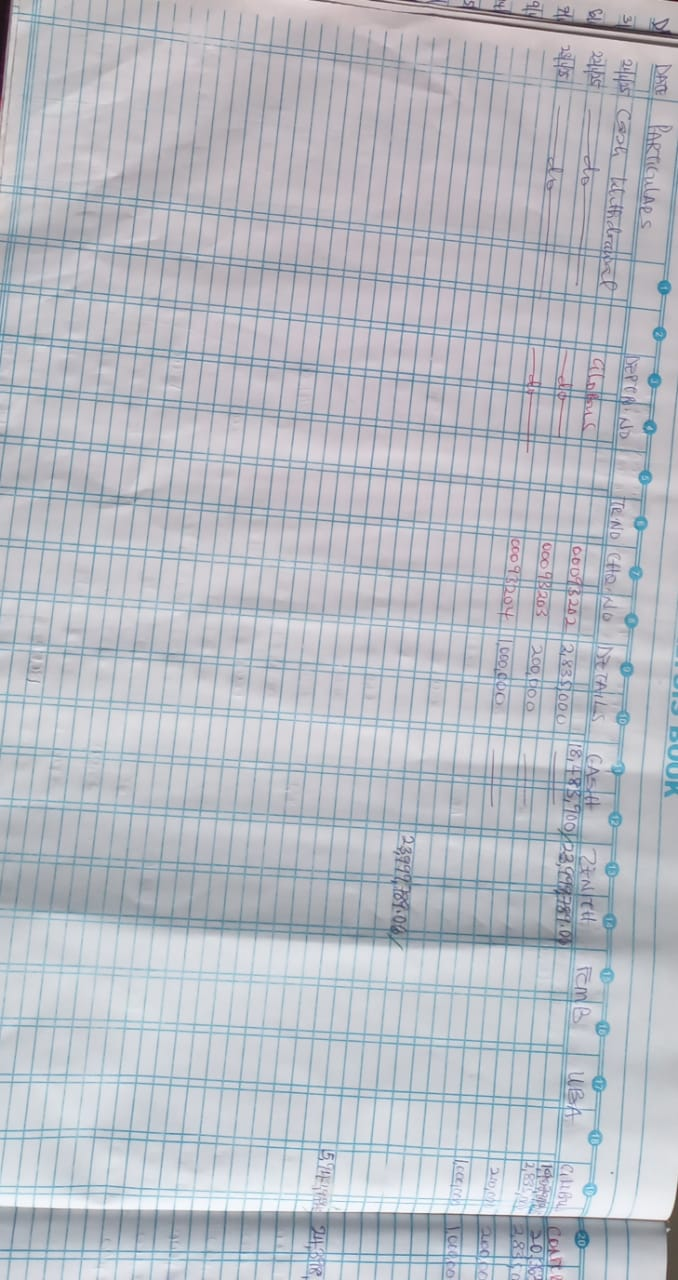
#> input picture image_files/cashbook_page001_part001.jpg, 678 x 1280 px
$ python -i page_rectifier.py   (imports and definitions only)
#> lines starting #> are read from the running program, lines starting #| are printed output that depends on the picture; after the words box and inside, x2 and y2 are one past the last pixel; in counts of white or black regions, pixels touching at a corner belong together
import cv2
import numpy as np
from PIL import Image


class PageRectifier:

    def rectify(self, image):

        # -----------------------------------
        # Convert PIL Image to OpenCV format
        # -----------------------------------

        if isinstance(image, Image.Image):
            image = np.array(image)

        if len(image.shape) == 3:
            gray = cv2.cvtColor(
                image,
                cv2.COLOR_RGB2GRAY
            )
        else:
            gray = image.copy()

        # -----------------------------------
        # Threshold image
        # -----------------------------------

        thresh = cv2.threshold(
            gray,
            0,
            255,
            cv2.THRESH_BINARY_INV +
            cv2.THRESH_OTSU
        )[1]
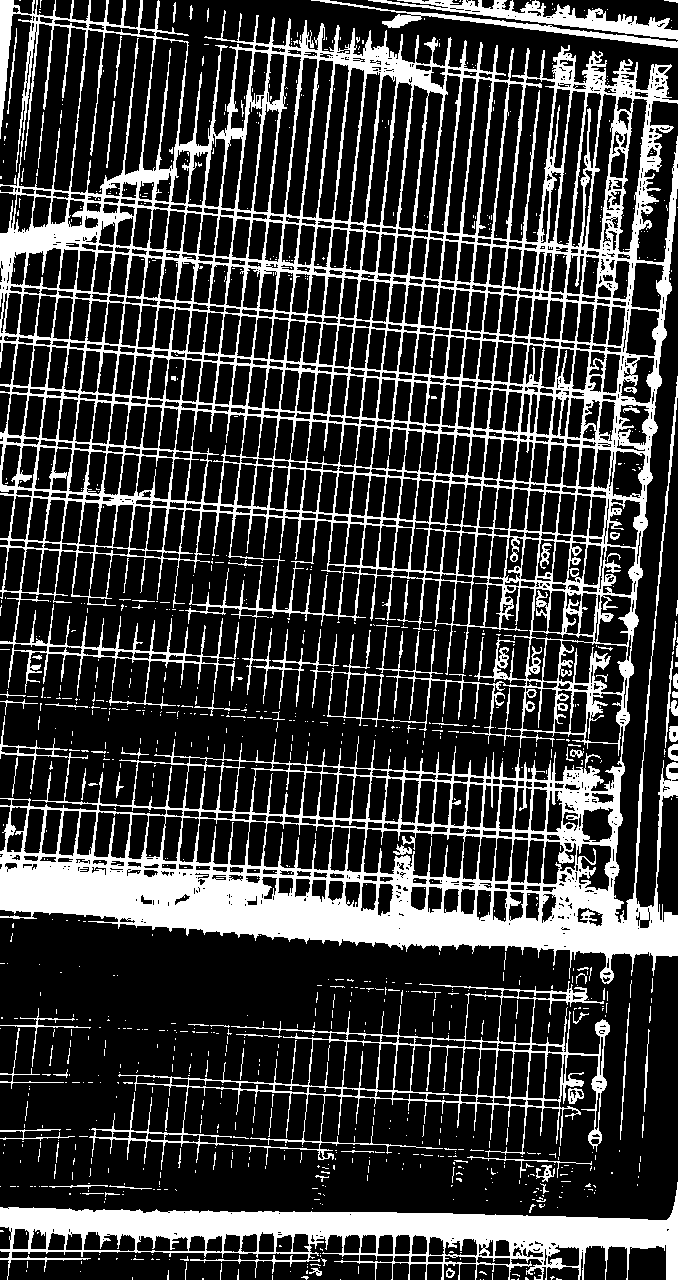
#> thresh: shape (1280, 678); 23.9% white; 1097 white regions (1000 under 20 px), largest, box (x1, y1, x2, y2) and area: (0, 0, 678, 984) 160917, (0, 1182, 678, 1280) 22646, (89, 981, 610, 1170) 8865

        # -----------------------------------
        # Determine skew angle
        # -----------------------------------

        coords = np.column_stack(
            np.where(thresh > 0)
        )
#> coords = 207337 pairs, first value 0 to 1279, second value 0 to 677

        angle = cv2.minAreaRect(
            coords
        )[-1]
#> angle = -90

        if angle < -45:
            angle = -(90 + angle)
#> angle = 0
        else:
            angle = -angle

        # -----------------------------------
        # Rotate image
        # -----------------------------------

        (h, w) = gray.shape[:2]
#> h = 1280; w = 678

        center = (
            w // 2,
            h // 2
        )
#> center = (339, 640)

        matrix = cv2.getRotationMatrix2D(
            center,
            angle,
            1.0
        )
#> matrix = [[1, 0, 0], [0, 1, 0]]

        rectified = cv2.warpAffine(
            image,
            matrix,
            (w, h),
            flags=cv2.INTER_CUBIC,
            borderMode=cv2.BORDER_REPLICATE
        )

        return rectified, angle

>>> import cv2
>>> picture = cv2.cvtColor(cv2.imread('../image_files/cashbook_page001_part001.jpg'), cv2.COLOR_BGR2RGB)
>>> result = PageRectifier().rectify(picture)

$ run again, on image_files/cashbook_page001_part002.jpg
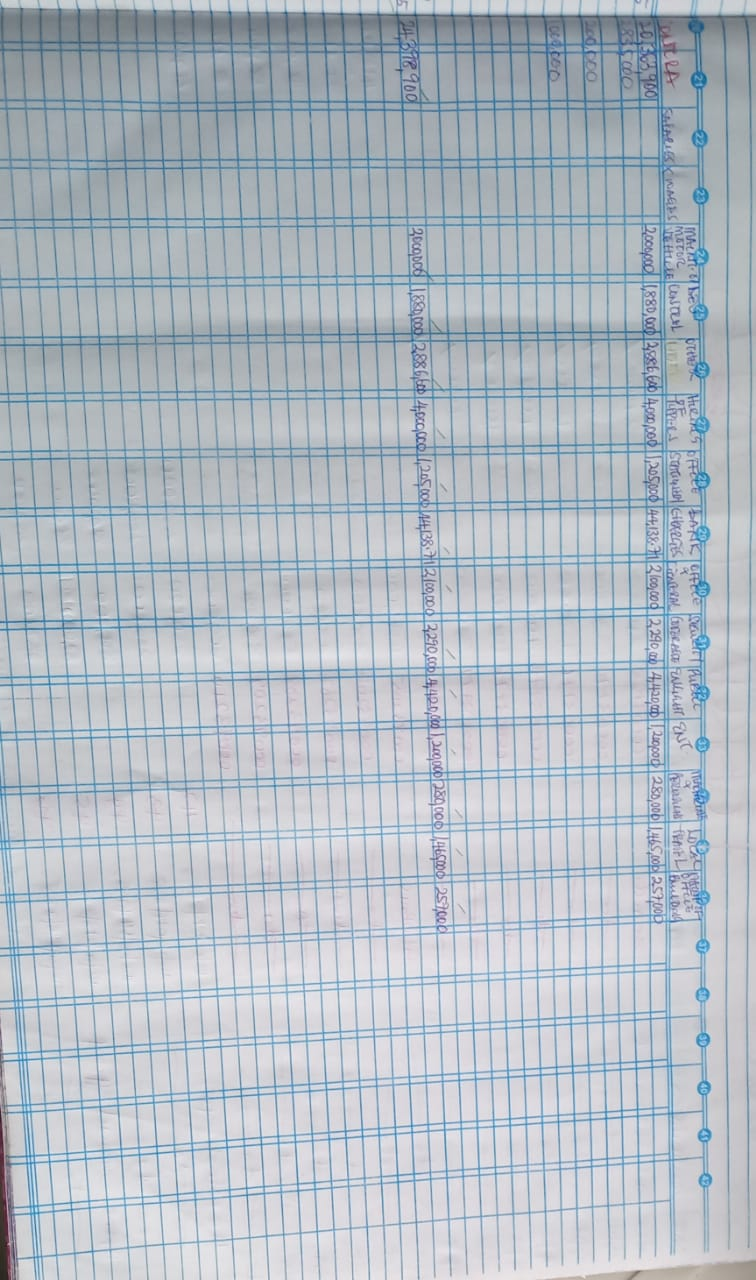
#> input picture image_files/cashbook_page001_part002.jpg, 756 x 1280 px
#> in rectify, `gray = cv2.cvtColor( image, cv2.COLOR_RGB2GRAY )`:
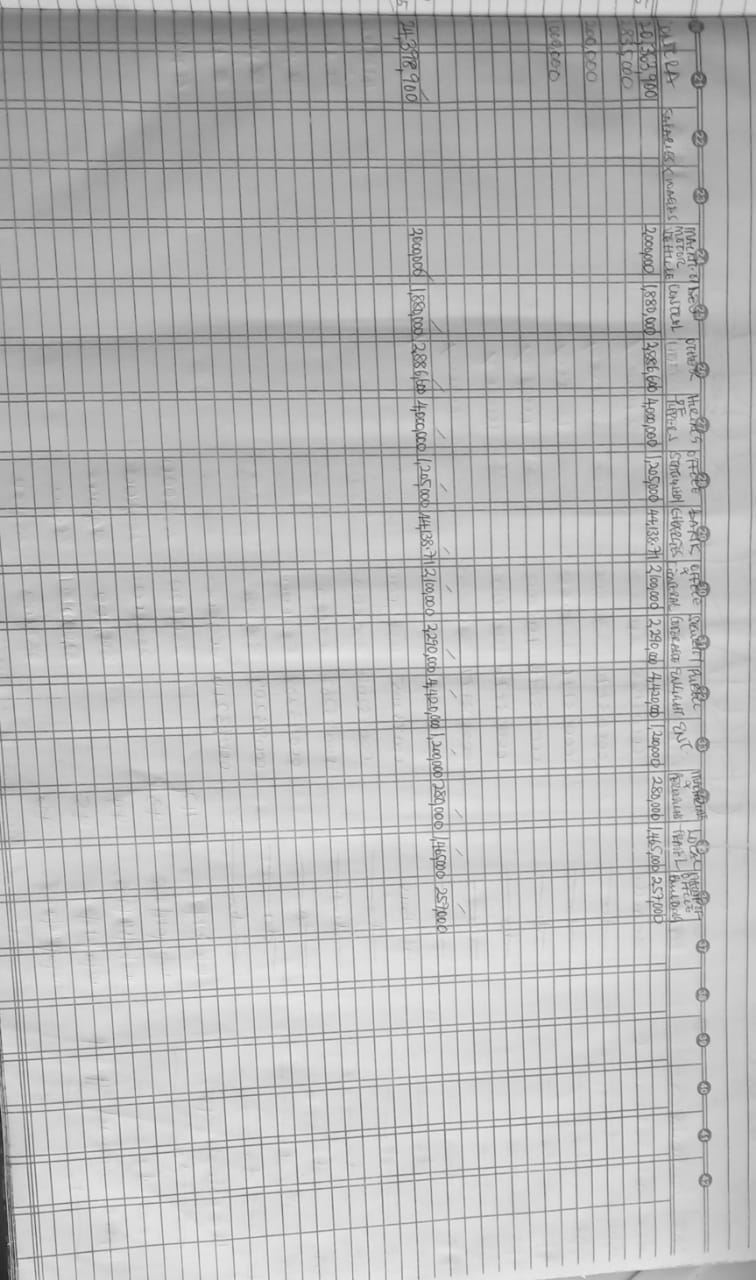
#> gray: shape (1280, 756); min 36, max 244, mean 185.6
#> in rectify, `thresh = cv2.threshold( gray, 0, 255, cv2.THRESH_BINARY_INV + cv2.THRE..`:
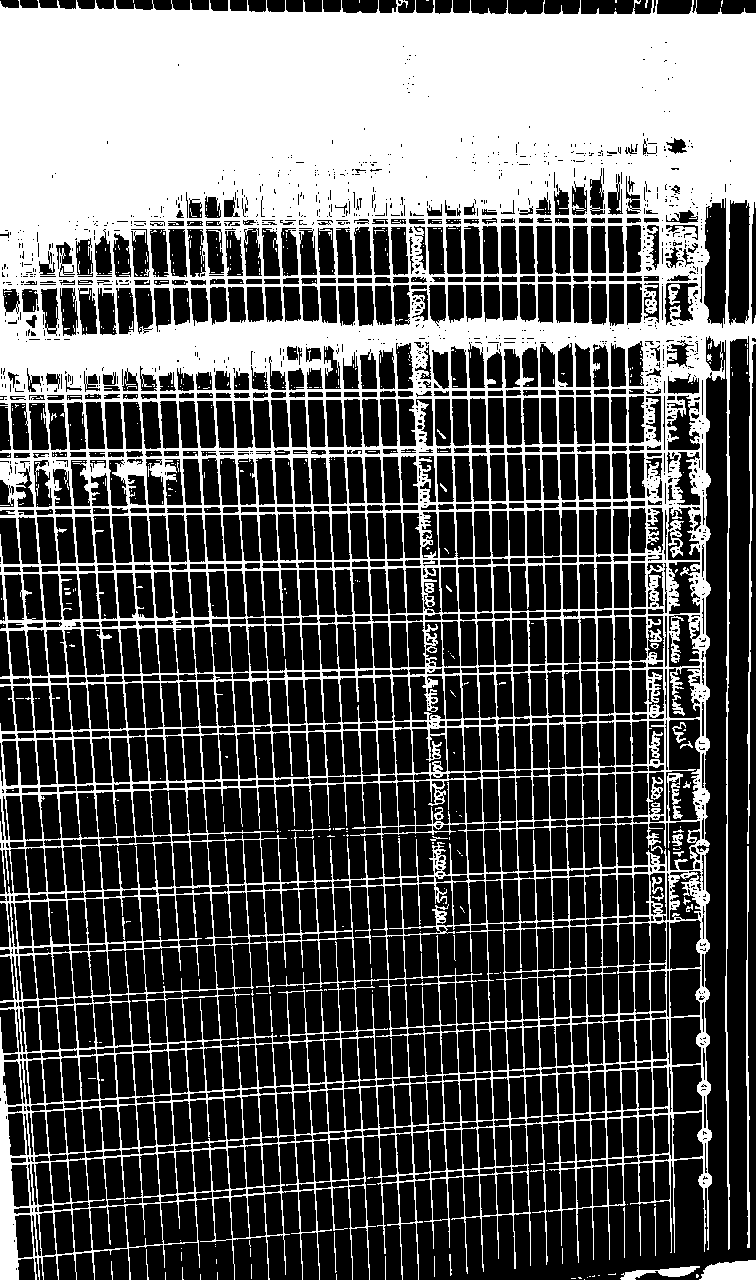
#> thresh: shape (1280, 756); 35.6% white; 546 white regions (504 under 20 px), largest, box (x1, y1, x2, y2) and area: (0, 0, 756, 1280) 338297, (699, 1260, 756, 1280) 928, (746, 846, 750, 1248) 802
#> coords = 344061 pairs, first value 0 to 1279, second value 0 to 755
#> in rectify, `angle = cv2.minAreaRect( coords )[-1]`: angle = -90
#> in rectify, `angle = -(90 + angle)`: angle = 0
#> matrix = [[1, 0, 0], [0, 1, 0]]
